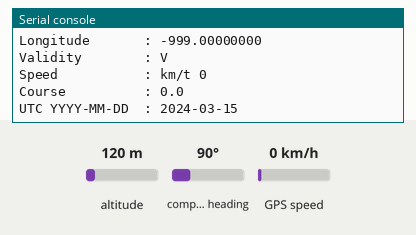
Recording of a program running on a simulated ESP32 board running MicroPython. On the bench: the last lines printed to the serial console. The inputs (shaded band) are chosen by the test bench; at power-on: compass heading 90°, GPS speed 0 km/h, altitude 120 m. The GPS gets a fix after 3 s at 37.7749, -122.4194 with 8 satellites.

Above: at 1.2 s.
1.3 s: compass heading set to 7°
At 2.9 s:
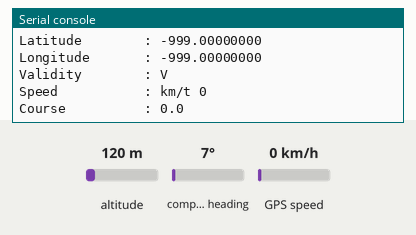
4.5 s: GPS speed set to 2 km/h
At 5.0 s:
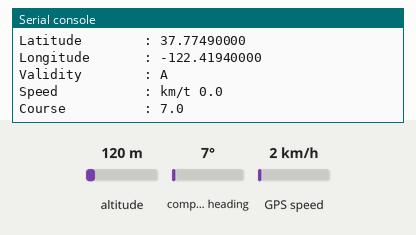
6.1 s: compass heading set to 90°
At 9.26 s:
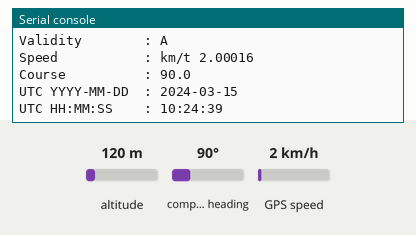
Timing chart, 0 to 10.8 s (numbered marks = the images above; inputs shaded):
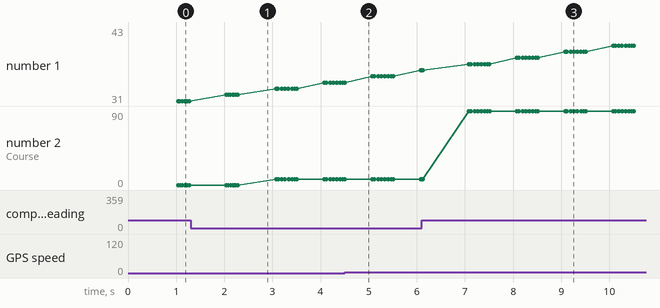

Measured:
- after the input at 6.1 s, the serial console: prints a new line after 0.98 s (image 3)
- plotted number 2: 0 → 7 after the input at 1.3 s, 7 → 90 after the input at 6.1 s

The program:

main_gps_mini.py
```python
# GPS program
from machine import UART
from gps_bare_minimum import GPS_Minimum
#########################################################################
# CONFIGURATION
gps_port = 2                                 # ESP32 UART port, Educaboard ESP32 default UART port
gps_speed = 9600                             # UART speed, defauls u-blox speed
#########################################################################
# OBJECTS
uart = UART(gps_port, gps_speed)             # UART object creation
gps = GPS_Minimum(uart)                      # GPS object creation
#########################################################################
# PROGRAM
while True:
    if gps.receive_nmea_data():
        print(f"UTC YYYY-MM-DD  : {gps.get_utc_year()}-{gps.get_utc_month():02d}-{gps.get_utc_day():02d}")
        print(f"UTC HH:MM:SS    : {gps.get_utc_hours()}:{gps.get_utc_minutes():02d}:{gps.get_utc_seconds():02d}")
        print(f"Latitude        : {gps.get_latitude():.8f}")
        print(f"Longitude       : {gps.get_longitude():.8f}")
        print(f"Validity        : {gps.get_validity()}")
        print(f"Speed           : km/t {gps.get_speed()}")
        print(f"Course          : {gps.get_course():.1f}")
```

gps_bare_minimum.py
```python
# A simple GPS library parsing $GPRMC
# Developed on u-blox NEO-7M, milliseconds are not parsed

class GPS_Minimum:
    __nmea_buffer = ""                       # NMEA receive buffer
    __utc_year = 0                           # UTC
    __utc_month = 0
    __utcDay = 0
    __utc_hours = 0
    __utc_minutes = 0
    __utc_seconds = 0
    __latitude = -999.0                     # Decimal degrees
    __longitude = -999.0                    # Decimal degrees
    __validity = "V"                        # Void
    __speed = 0
    __course = 0.0

    def __init__(self, uart, all_nmea = False):
        self.uart = uart
        self.all_nmea = all_nmea

        # Enable relevant and wanted NMEA frames
        # more infom about $GPRMC https://aprs.gids.nl/nmea/#rmc
        uart.write("$PUBX,40,RMC,1,1,1,0*46\n") # Make sure the $GPRMC are always enabled
        # Disable all but the $GPRMC frames
        uart.write("$PUBX,40,GGA,0,0,0,0*5A\n")
        uart.write("$PUBX,40,ZDA,0,0,0,0*44\n")
        uart.write("$PUBX,40,GLL,0,0,0,0*5C\n")
        uart.write("$PUBX,40,GRS,0,0,0,0*5D\n")
        uart.write("$PUBX,40,GSA,0,0,0,0*4E\n")
        uart.write("$PUBX,40,GST,0,0,0,0*5B\n")
        uart.write("$PUBX,40,GSV,0,0,0,0*59\n")
        uart.write("$PUBX,40,VTG,0,0,0,0*5E\n")

    def __parse_nmea_frame(self, string):   # Change to parse all relevant frames: http://aprs.gids.nl/nmea/, no checksum validation

        sub_frame = string.split(',')        # Split the NMEA frame into parts

        if len(sub_frame[0]) < 6:            # No real data received
            return

        # Parse $GPRMC
        elif sub_frame[0] == "$GPRMC":       # $GPRMC,081836.00,A,3751.65,S,14507.36,E,000.0,360.0,130998,011.3,E*62
            # UTC hours, minutes and seconds
            if len(sub_frame[1]) > 5:
                self.__utc_hours = int(sub_frame[1][0:2])
                self.__utc_minutes = int(sub_frame[1][2:4])
                self.__utc_seconds = int(sub_frame[1][4:6])

            # Validity
            if len(sub_frame[2]) > 0:
                self.__validity = sub_frame[2]

            # Latitude
            if len(sub_frame[3]) > 0:
                laf = float(sub_frame[3])
                lai = int(laf / 100)
                lad = (laf - lai * 100) / 60.0  # Convert to decimal degrees
                self.__latitude = lai + lad
                if sub_frame[4] == "S":
                    self.__latitude = -self.__latitude

            # Longitude
            if len(sub_frame[5]) > 0:
                lof = float(sub_frame[5])
                loi = int(lof / 100)
                lod = (lof - loi * 100) / 60.0  # Convert to decimal degrees
                self.__longitude = loi + lod
                if sub_frame[6] == "W":
                    self.__longitude = -self.__longitude

            # Speed, km/t
            if len(sub_frame[7]) > 0:
                self.__speed = float(sub_frame[7]) * 1.852

            # Course, °
            if len(sub_frame[8]) > 0:
                print(sub_frame[8])
                self.__course = float(sub_frame[8])

            # UTC year, month, day
            if len(sub_frame[9]) > 5:
                self.__utcDay = int(sub_frame[9][0:2])
                self.__utc_month = int(sub_frame[9][2:4])
                self.__utc_year = 2000 + int(sub_frame[9][4:6])

    def get_utc_year(self):
        return self.__utc_year

    def get_utc_month(self):
        return self.__utc_month

    def get_utc_day(self):
        return self.__utcDay

    def get_utc_hours(self):
        return self.__utc_hours

    def get_utc_minutes(self):
        return self.__utc_minutes

    def get_utc_seconds(self):
        return self.__utc_seconds

    def get_latitude(self):
        return self.__latitude

    def get_longitude(self):
        return self.__longitude

    def get_validity(self):
        return self.__validity

    def get_speed(self):
        return self.__speed

    def get_course(self):
        return self.__course

    def get_frames_received(self):
        return self.__frames_received

    def clear_frames_received(self):
        self.__frames_received = 0

    def write(self, string):
        self.uart.write(string, end = '')
        return

    # The receiver funtion, call at least once per second
    def receive_nmea_data(self, echo = False):           # Returns true if data was parsed, otherwise false
        self.__nmea_buffer

        if self.uart.any() > 0:
            string = self.uart.readline()                # Collect incoming chars
            try:
                self.__nmea_buffer += string.decode("utf-8")  # UART returns bytes. They have to be conv. to chars/a string

                if "\n" in self.__nmea_buffer:
                    self.__parse_nmea_frame(self.__nmea_buffer)
                    if echo:
                        print(self.__nmea_buffer, end = '')   # Echo the received frame
                    self.__nmea_buffer = ""

                    return True
            except ValueError as e:
                print(f"Failed to parse NMEA sentence with error: {e}")
                return False
            except:
                print("An error hapened while parsing NMEA sentence")
                return False

        return False

# EOF ##################################################################
```
